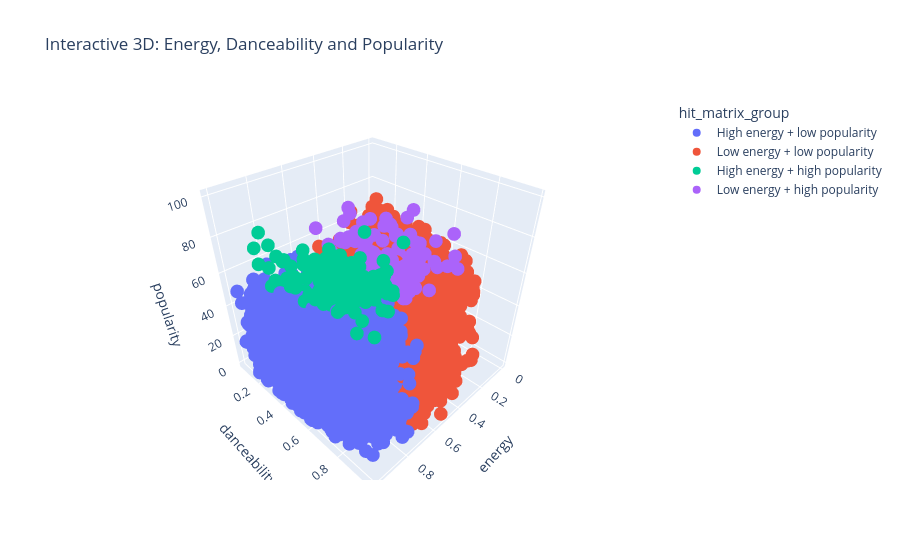

The notebook cell this image was saved under:
### Code cell
# =========================
# CELL 7.7: INTERACTIVE 3D HIT MATRIX
# =========================
# Syfte:
# 3D-graf där vi kan rotera och utforska:
# energy, danceability och popularity.

import plotly.express as px

df_3d = df_model.sample(n=8000, random_state=42)

fig = px.scatter_3d(
    df_3d,
    x="energy",
    y="danceability",
    z="popularity",
    color="hit_matrix_group",
    hover_data=["track_name", "artists", "track_genre"],
    title="Interactive 3D: Energy, Danceability and Popularity"
)

fig.show()

# Sparar som separat HTML-fil som kan öppnas i webbläsaren
fig.write_html("../results/interactive_3d_hit_matrix.html")

### Figure 1 — Plotly figure (JSON) as saved in the notebook; plotly's stock layout.template omitted (floating-point values rounded to 4 significant figures; data arrays with more than 128 entries replaced by an {"elided": "..."} marker saying what was removed)
{"data": [{"customdata": {"elided": "3929x3 str values"}, "hovertemplate": "hit_matrix_group=High energy + low popularity<br>energy=%{x}<br>danceability=%{y}<br>popularity=%{z}<br>track_name=%{customdata[0]}<br>artists=%{customdata[1]}<br>track_genre=%{customdata[2]}<extra></extra>", "legendgroup": "High energy + low popularity", "marker": {"color": "#636efa", "symbol": "circle"}, "mode": "markers", "name": "High energy + low popularity", "scene": "scene", "showlegend": true, "type": "scatter3d", "x": {"elided": "3929 float values"}, "y": {"elided": "3929 float values"}, "z": {"elided": "3929 int values"}}, {"customdata": {"elided": "3823x3 str values"}, "hovertemplate": "hit_matrix_group=Low energy + low popularity<br>energy=%{x}<br>danceability=%{y}<br>popularity=%{z}<br>track_name=%{customdata[0]}<br>artists=%{customdata[1]}<br>track_genre=%{customdata[2]}<extra></extra>", "legendgroup": "Low energy + low popularity", "marker": {"color": "#EF553B", "symbol": "circle"}, "mode": "markers", "name": "Low energy + low popularity", "scene": "scene", "showlegend": true, "type": "scatter3d", "x": {"elided": "3823 float values"}, "y": {"elided": "3823 float values"}, "z": {"elided": "3823 int values"}}, {"customdata": {"elided": "133x3 str values"}, "hovertemplate": "hit_matrix_group=High energy + high popularity<br>energy=%{x}<br>danceability=%{y}<br>popularity=%{z}<br>track_name=%{customdata[0]}<br>artists=%{customdata[1]}<br>track_genre=%{customdata[2]}<extra></extra>", "legendgroup": "High energy + high popularity", "marker": {"color": "#00cc96", "symbol": "circle"}, "mode": "markers", "name": "High energy + high popularity", "scene": "scene", "showlegend": true, "type": "scatter3d", "x": {"elided": "133 float values"}, "y": {"elided": "133 float values"}, "z": {"elided": "133 int values"}}, {"customdata": {"elided": "115x3 str values"}, "hovertemplate": "hit_matrix_group=Low energy + high popularity<br>energy=%{x}<br>danceability=%{y}<br>popularity=%{z}<br>track_name=%{customdata[0]}<br>artists=%{customdata[1]}<br>track_genre=%{customdata[2]}<extra></extra>", "legendgroup": "Low energy + high popularity", "marker": {"color": "#ab63fa", "symbol": "circle"}, "mode": "markers", "name": "Low energy + high popularity", "scene": "scene", "showlegend": true, "type": "scatter3d", "x": [0.551, 0.652, 0.525, 0.48, 0.465, 0.419, 0.537, 0.573, 0.393, 0.302, 0.517, 0.574, 0.427, 0.619, 0.618, 0.338, 0.603, 0.534, 0.487, 0.559, 0.502, 0.526, 0.589, 0.557, 0.276, 0.626, 0.614, 0.363, 0.31, 0.551, 0.557, 0.576, 0.569, 0.374, 0.67, 0.0809, 0.641, 0.542, 0.533, 0.583, 0.595, 0.659, 0.537, 0.233, 0.663, 0.572, 0.292, 0.609, 0.36, 0.431, 0.67, 0.525, 0.339, 0.605, 0.647, 0.544, 0.559, 0.608, 0.666, 0.672, 0.676, 0.488, 0.619, 0.469, 0.392, 0.632, 0.67, 0.583, 0.661, 0.536, 0.599, 0.536, 0.415, 0.452, 0.235, 0.552, 0.389, 0.433, 0.634, 0.675, 0.58, 0.323, 0.456, 0.613, 0.655, 0.227, 0.665, 0.539, 0.666, 0.615, 0.565, 0.426, 0.455, 0.562, 0.536, 0.427, 0.624, 0.613, 0.271, 0.472, 0.642, 0.48, 0.557, 0.593, 0.442, 0.491, 0.616, 0.629, 0.52, 0.656, 0.657, 0.656, 0.602, 0.611, 0.635], "y": [0.603, 0.825, 0.616, 0.359, 0.546, 0.615, 0.623, 0.695, 0.255, 0.422, 0.649, 0.669, 0.598, 0.684, 0.708, 0.689, 0.787, 0.515, 0.455, 0.782, 0.51, 0.8, 0.901, 0.677, 0.293, 0.727, 0.429, 0.511, 0.418, 0.817, 0.712, 0.553, 0.55, 0.768, 0.815, 0.669, 0.294, 0.509, 0.688, 0.83, 0.632, 0.767, 0.372, 0.392, 0.834, 0.743, 0.711, 0.61, 0.533, 0.726, 0.795, 0.761, 0.632, 0.818, 0.741, 0.836, 0.776, 0.552, 0.863, 0.708, 0.792, 0.512, 0.51, 0.33, 0.7, 0.382, 0.588, 0.491, 0.531, 0.348, 0.671, 0.755, 0.813, 0.367, 0.498, 0.706, 0.895, 0.307, 0.367, 0.742, 0.731, 0.804, 0.723, 0.737, 0.782, 0.778, 0.829, 0.817, 0.661, 0.659, 0.776, 0.386, 0.738, 0.625, 0.789, 0.459, 0.61, 0.566, 0.55, 0.714, 0.602, 0.408, 0.538, 0.841, 0.713, 0.399, 0.586, 0.605, 0.747, 0.84, 0.505, 0.664, 0.583, 0.704, 0.778], "z": [70, 86, 70, 71, 78, 71, 72, 79, 82, 79, 72, 81, 82, 74, 72, 72, 74, 71, 70, 80, 72, 75, 75, 74, 73, 75, 80, 80, 75, 76, 85, 70, 70, 73, 81, 72, 81, 75, 72, 72, 79, 75, 84, 72, 71, 70, 78, 71, 76, 83, 74, 83, 76, 72, 72, 80, 76, 77, 76, 72, 75, 71, 71, 71, 72, 72, 74, 80, 72, 72, 72, 70, 74, 75, 80, 75, 76, 82, 75, 71, 72, 70, 71, 74, 76, 70, 72, 79, 71, 75, 75, 80, 78, 73, 77, 76, 80, 72, 74, 100, 76, 73, 82, 81, 72, 77, 84, 75, 79, 71, 83, 70, 73, 82, 70]}], "layout": {"legend": {"title": {"text": "hit_matrix_group"}, "tracegroupgap": 0}, "scene": {"domain": {"x": [0, 1], "y": [0, 1]}, "xaxis": {"title": {"text": "energy"}}, "yaxis": {"title": {"text": "danceability"}}, "zaxis": {"title": {"text": "popularity"}}}, "title": {"text": "Interactive 3D: Energy, Danceability and Popularity"}}}
